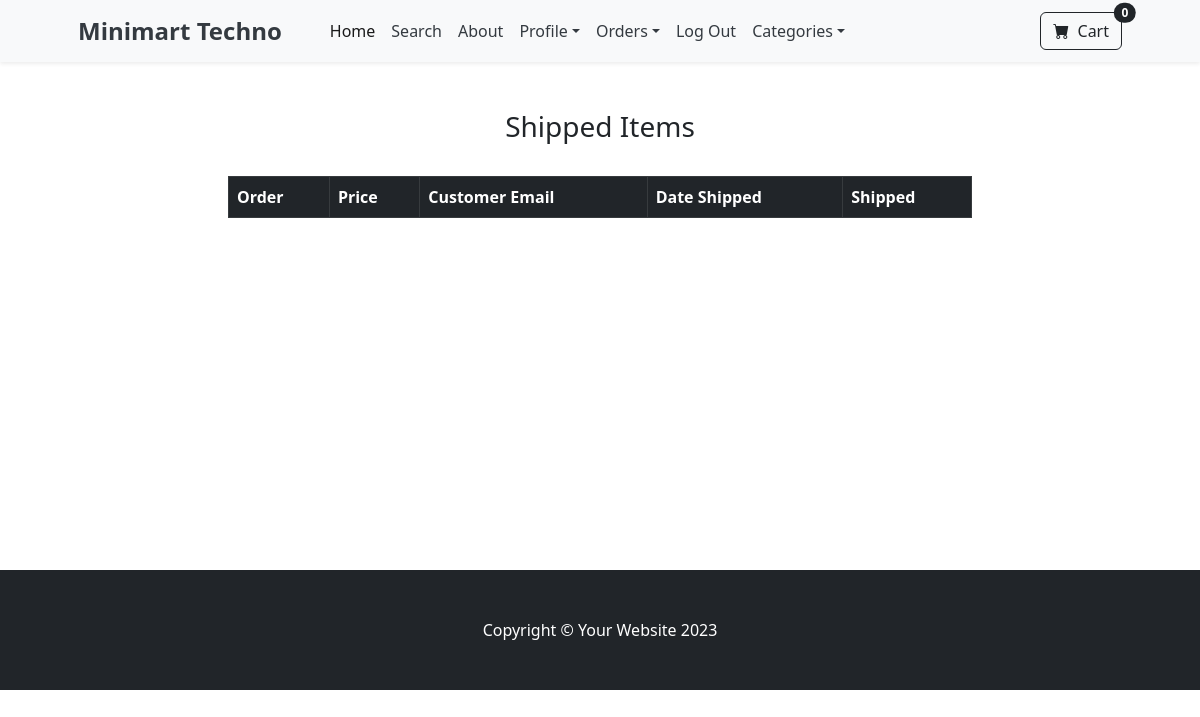
Before: /payment/shipped_dash (signed in) with the older database file.
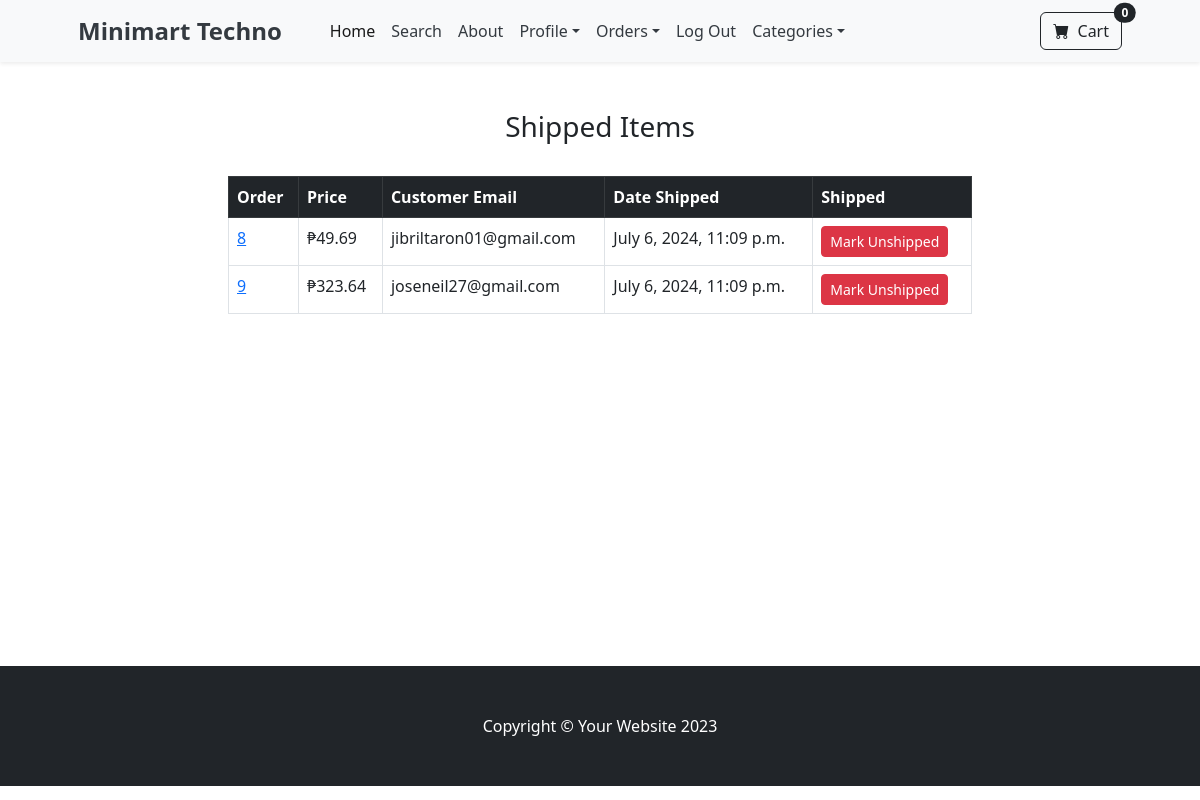
After: the same page with the newer database file.
### payment/models.py (models this page shows, shortened)
class Order(models.Model):
    user = models.ForeignKey(User, on_delete=models.CASCADE, null=True, blank=True)
    full_name = models.CharField(max_length=255)
    email = models.CharField(max_length=255)
    shipping_address = models.TextField(max_length=15000)
    amount_paid = models.DecimalField(max_digits=7, decimal_places=2)
    date_ordered = models.DateTimeField(auto_now_add=True)
    shipped = models.BooleanField(default=False)
    date_shipped = models.DateTimeField(blank=True, null=True)

### payment/views.py (the view, shortened to what this page needs)
# urls.py: path('shipped_dash', views.shipped_dash, name='shipped_dash'),
def shipped_dash(request):
    if request.user.is_authenticated and request.user.is_superuser:
        orders = Order.objects.filter(shipped=True)
        return render(request, "payment/shipped_dash.html", {'orders': orders})
    else:
        messages.success(request, "Access Denied")
        return redirect('home')

### cart/cart.py (called while the page is built)
    def __len__(self):
        return len(self.cart)

### cart/context_processors.py (called while the page is built)
def cart(request):
    return {'cart': Cart(request)}

### payment/templates/payment/shipped_dash.html (shortened to what this page needs)
{% extends 'base.html' %}
{% block content %}
<div class="container">
    <div class ="row">
        <center>
            <div class="col-8">
                <br/><br/>
<h3>Shipped Items</h3>
<br/>
<table class="table table-hover table-bordered">
<thead class="table-dark">
    <tr>
    <th scope="col">Order</th>
    <th scope="col">Price</th>
    <th scope="col">Customer Email</th>
    <th scope="col">Date Shipped</th>
    <th scope="col">Shipped</th>
    </tr>
</thead>
<tbody>
    {% for item in orders %}
    <tr>
    <td><a href="{% url 'orders' item.id %}">{{ item.id }}</a></td>
    <td>₱{{ item.amount_paid }}</td>
    <td>{{ item.email }}</td>
    <td>{{ item.date_shipped }}</td>
    <td>
        <form method="POST">
            <button type="Submit" class="btn btn-danger btn-sm">Mark Unshipped</button>
        </form>
    </td>
    </tr>
    {% endfor%}
</tbody>
</table>
<br/><br/>
<br/><br/>
<br/><br/>
<br/><br/>
<br/><br/>
<br/><br/>
<br/><br/>
            </div>
        </center>
    </div>
</div>
{% endblock %}

Changed rows visible on the page:
added Order: id "8", amount_paid "49.69", email "jibriltaron01@gmail.com", date_shipped "July 6, 2024, 11:09 p.m."
added Order: id "9", amount_paid "323.64", email "joseneil27@gmail.com", date_shipped "July 6, 2024, 11:09 p.m."
